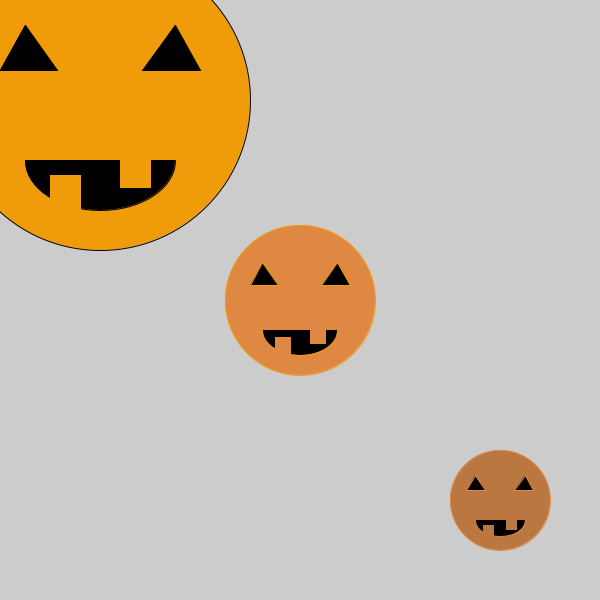
Frame 1 (no input)
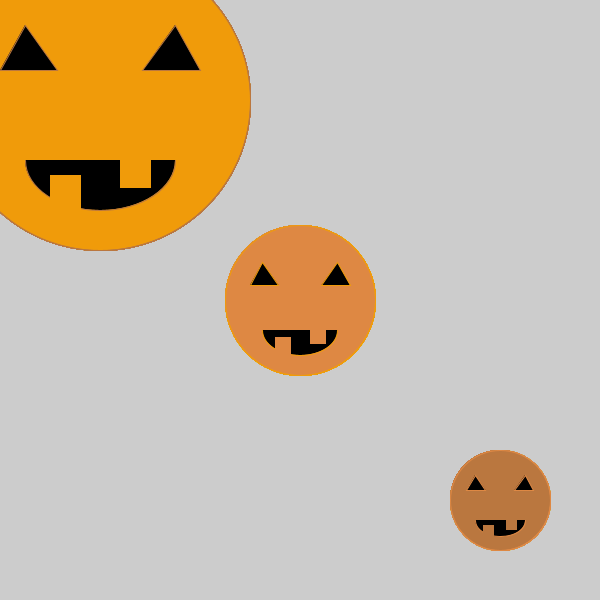
Frame 60 (the mouse pressed at the canvas centre just before this capture)
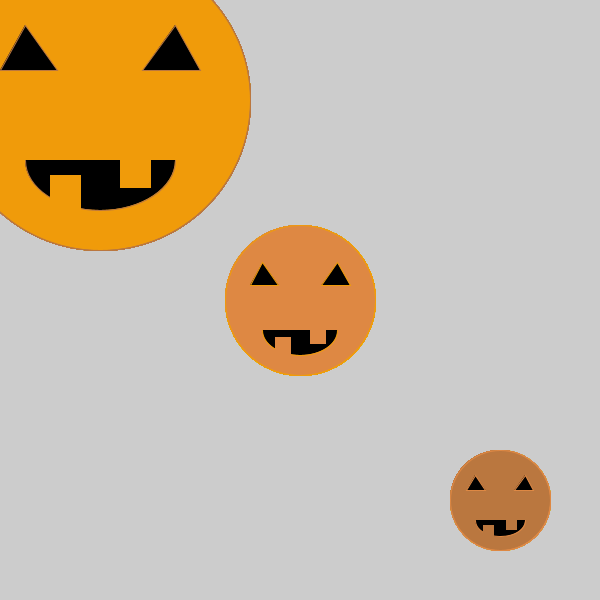
Frame 120 (the mouse held since frame 60 and released just before this capture)

The Processing sketch that drew these frames (run headless with seeded random() and noise(); from frame 60 on, the mouse is pressed at the canvas centre):

// Processing sketch: JackOLantern
// ── JackOLantern.pde
void setup() {
  size(600, 600);
}

void draw() {
  drawJack(300, 100, 100, color(240, 155, 10));
  drawJack(150, 300, 300, color(222, 136, 67));
  drawJack(100, 500, 500, color(186, 119, 63));
}

void drawJack(float diameter, float x, float y, color c) {
  fill(c);
  ellipse(x, y, diameter, diameter);
  fill(0);
  triangle(x-diameter/3, y-diameter/10, x-diameter/4, y-diameter/4, x-diameter/7, y-diameter/10);
  triangle(x+diameter/3, y-diameter/10, x+diameter/4, y-diameter/4, x+diameter/7, y-diameter/10);
  arc(x, y+diameter/5, diameter/2, diameter/3, 0, PI);
  fill(c);
  stroke(c);
  rect(x-diameter/6, y+diameter/4, diameter/10, diameter/8);
  rect(x+diameter/15, y+diameter/6, diameter/10, diameter/8);
}
